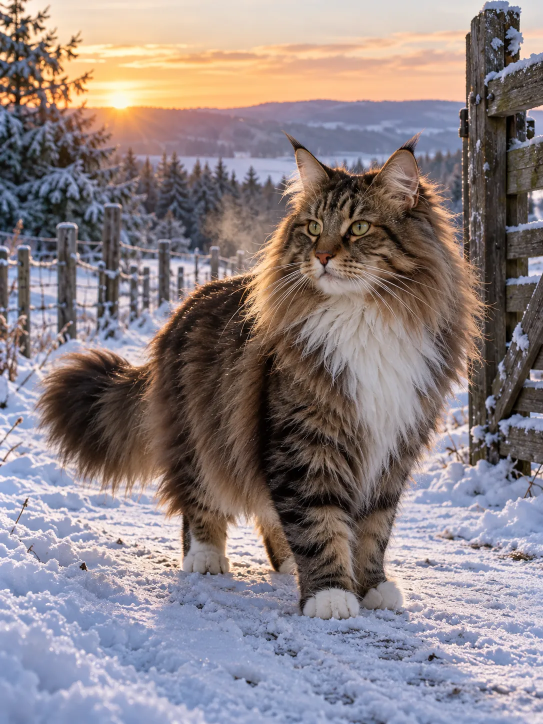
#> input picture site/CY2027/1/hero.webp, 1086 x 1448 px, found by its file name (shown at 1/2 size); its folder holds 3 pictures in this run
$ python build_mugs_all.py
#> lines starting #> are read from the running program, lines starting #| are printed output that depends on the picture
"""Mug wraps: slogan once, opposite the handle, 4 photos each side. Output merch/mugs/<Name>-mug_print.png (2700x1000) and -preview.jpg"""
from PIL import Image,ImageDraw,ImageFont
import numpy as np,os
T="/usr/share/texmf/fonts/opentype/public/tex-gyre/"
def font(s): return ImageFont.truetype(T+"texgyrepagella-bold.otf",s)
SITE="/home/claude/rainingcad/site"
J=[("Bulldog","DY2027/10","STUBBORN BY DESIGN"),("GoldenRetriever","DY2027/11","EVERYTHING’S GOLDEN"),("Beagle","DY2027/14","FOLLOW YOUR NOSE"),
("Dachshund","DY2027/15","LONG STORY SHORT"),("Poodle","DY2027/21","FANCY WITHOUT TRYING"),("GermanShepherd","DY2027/22","SHEP HAPPENS"),
("Labrador","DY2027/24","LABSOLUTELY!"),("Corgi","DY2027/26","BORN TO LOAF"),("Pug","DY2027/29","COFFEE PUG"),
("GermanShorthairedPointer","DY2027/39","WHAT’S YOUR POINT?"),("FrenchBulldog","DY2027/44","OUI, OUI, OUI"),("Rottweiler","DY2027/45","TOUGH OUTSIDE, TEDDY INSIDE"),
("NorwegianForestCat","CY2027/1","BUILT FOR WINTER"),("Burmese","CY2027/4","HEAVY HEART. VELVET COAT.")]
MW,MH=2700,1000; os.makedirs("merch/mugs",exist_ok=True)
def lines(txt):
    return [txt]
def wrap(src,txt,feature=False):
#> called with src = 'DY2027/10', txt = 'STUBBORN BY DESIGN', feature = False
    t=[Image.open(f"{SITE}/{src}/{f}.webp").convert('RGB') for f in ["hero","1","2","3","4","5","6","7","8"]]
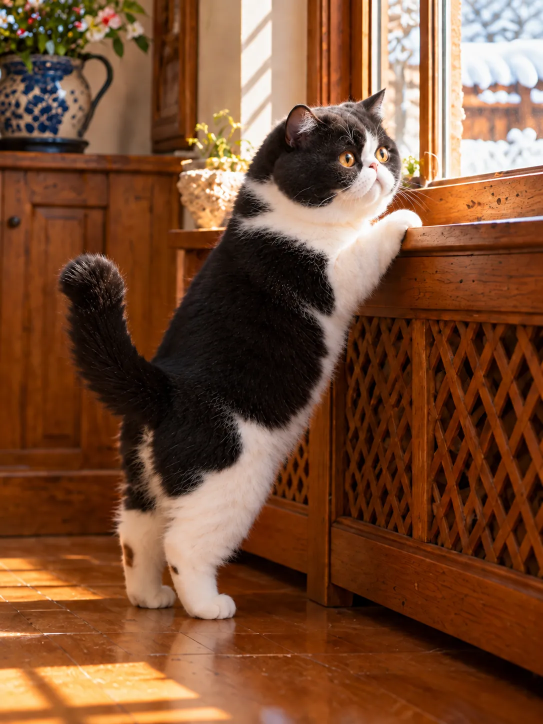
#> input picture site/CY2027/10/1.webp, 1086 x 1448 px, found by its file name (shown at 1/2 size)
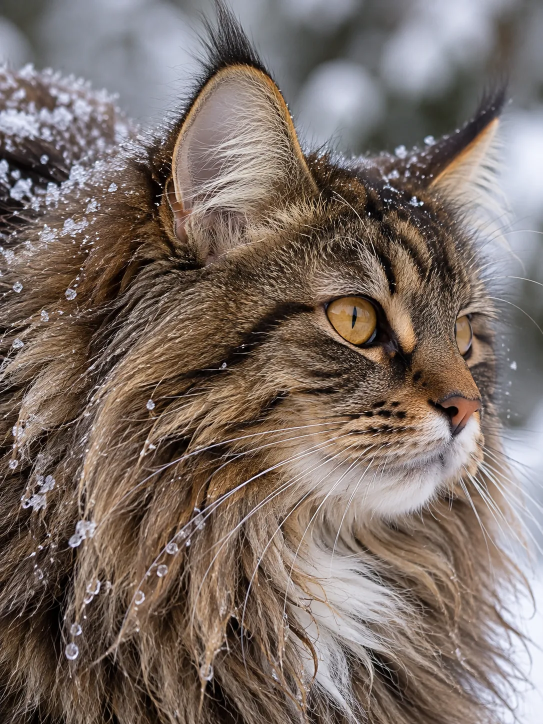
#> input picture site/CY2027/1/2.webp, 1086 x 1448 px, found by its file name (shown at 1/2 size)
    L=lines(txt); _d=ImageDraw.Draw(Image.new('RGB',(10,10))); sz=200
    while _d.textlength(L[0],font=font(sz))>MH-80 or sz*1.15>230: sz-=5
    sw=max(170,min(260,int(sz*1.15)+80)); edge=int(MW*.08); g=16
    colw=(MW//2-edge-sw//2-g*2)//2; th=(MH-3*g)//2
    left=[t[0],t[1],t[2],t[3]]; right=[t[4],t[5],t[6],t[8]]
    mug=Image.new('RGB',(MW,MH),'white')
    def put(im,x,y):
        sc=max(colw/im.width,th/im.height); i2=im.resize((int(im.width*sc)+1,int(im.height*sc)+1),Image.LANCZOS)
        x0=(i2.width-colw)//2;y0=(i2.height-th)//2; mug.paste(i2.crop((x0,y0,x0+colw,y0+th)),(x,y))
    for k,im in enumerate(left): r,c=divmod(k,2); put(im,edge+c*(colw+g),g+r*(th+g))
    x2=MW-edge-2*colw-g
    if not feature:
        for k,im in enumerate(right): r,c=divmod(k,2); put(im,x2+c*(colw+g),g+r*(th+g))
    else:
        # three small photos stacked, one tall feature photo (the last) on the right
        RW=2*colw+g; sw1=int(RW*.38); fw=RW-sw1-g; sh1=(MH-4*g)//3
        def putbox(im,x,y,w,h,fx=.5,fy=.5):
            sc=max(w/im.width,h/im.height); i2=im.resize((int(im.width*sc)+1,int(im.height*sc)+1),Image.LANCZOS)
            x0=int((i2.width-w)*fx);y0=int((i2.height-h)*fy); mug.paste(i2.crop((x0,y0,x0+w,y0+h)),(x,y))
        for k in range(3): putbox(right[k],x2,g+k*(sh1+g),sw1,sh1)
        putbox(right[3],x2+sw1+g,g,fw,MH-2*g,.7,.5)
    f=font(sz); lay=Image.new('RGBA',(MH,sw),(255,255,255,0)); ld=ImageDraw.Draw(lay)
    y=(sw-sz*1.15*len(L))/2
    for l in L:
        ld.text(((MH-ld.textlength(l,font=f))/2,y),l,font=f,fill='#2a2a2d'); y+=sz*1.15
    rot=lay.rotate(90,expand=True); mug.paste(rot,((MW-rot.width)//2,0),rot); return mug
def preview(mug):
    PW=640; front=mug.crop((int(MW*.24),0,int(MW*.76),MH)); front=front.resize((PW,int(PW*MH/(MW*.52))),Image.LANCZOS)
    H=front.height; arr=np.array(front).astype(float); x=np.linspace(-1,1,PW); sh=0.55+0.45*np.sqrt(1-x**2*.92)
    cols=(np.arcsin(x*.93)/np.arcsin(.93)+1)/2*(PW-1); arr=arr[:,cols.astype(int),:]*sh[None,:,None]
    arr=np.clip(arr+(np.exp(-((x+.35)/.12)**2)*40)[None,:,None],0,255)
    body=Image.fromarray(arr.astype('uint8')); cv=Image.new('RGB',(900,H+60),'#e9e6df'); d=ImageDraw.Draw(cv); bx,by=130,25
    d.arc((bx+PW-30,by+H*.18,bx+PW+130,by+H*.78),270,90,fill='#f4f4f4',width=26)
    d.arc((bx+PW-30,by+H*.18,bx+PW+130,by+H*.78),270,90,fill='#cfcfcf',width=4)
    cv.paste(body,(bx,by)); d.ellipse((bx+40,by+H-6,bx+PW-40,by+H+24),fill='#bdbab2')
    out=Image.new('RGB',(900,cv.height+330),'#e9e6df'); out.paste(cv,(0,0)); out.paste(mug.resize((860,318),Image.LANCZOS),(20,cv.height+6))
    o=ImageDraw.Draw(out); w=int(860*.08)
    o.rectangle((20,cv.height+6,20+w,cv.height+324),outline='#c00',width=2); o.rectangle((880-w,cv.height+6,880,cv.height+324),outline='#c00',width=2)
    return out
if __name__=="__main__":
    ps=[]
    for name,src,txt in J:
#> (the run stopped early here; a loop or call above may not have finished)
